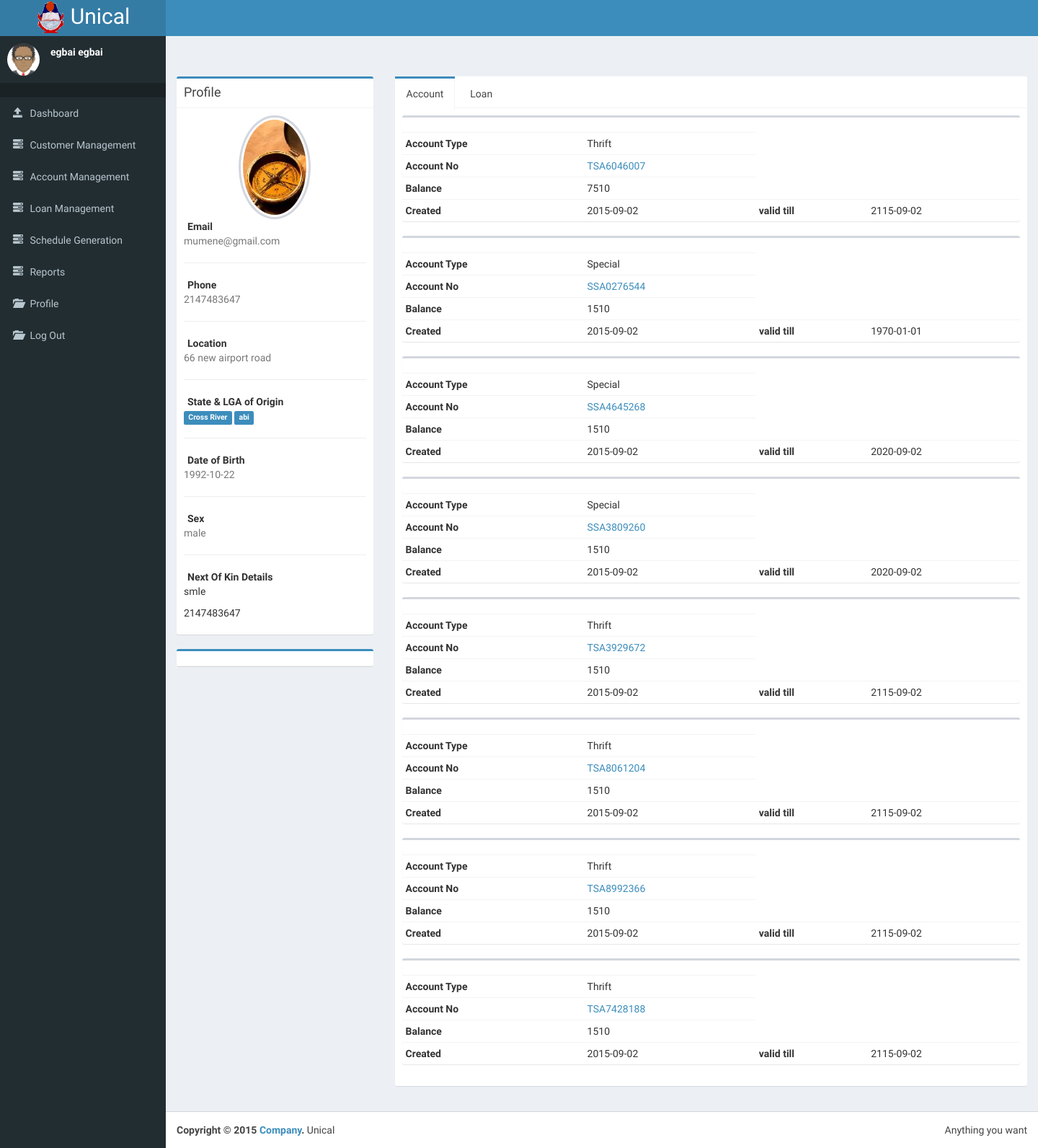
The app's page /teller/index.php?page=../profile_search&id=5 (signed in) with its own data.
### tables this page shows
CREATE TABLE IF NOT EXISTS `customer` (
`id` int(11) NOT NULL,
  `middle_name` varchar(30) NOT NULL,
  `dob` date NOT NULL,
  `sex` text NOT NULL,
  `img_url` varchar(196) DEFAULT NULL,
  `faculty` int(11) DEFAULT NULL,
  `dept` int(11) DEFAULT NULL,
  `address` text,
  `phone` int(196) DEFAULT NULL,
  `state` text,
  `lga` text,
  `nok_name` text,
  `n_phone` int(11) DEFAULT NULL,
  `reg_date` date NOT NULL,
  `uname` varchar(124) NOT NULL,
  `pwd` text NOT NULL,
  `priviledge` int(124) NOT NULL,
  `email` varchar(124) DEFAULT NULL,
  `title` varchar(20) DEFAULT NULL,
  `surname` varchar(50) NOT NULL,
  `firstname` varchar(50) NOT NULL,
  `employee_no` varchar(124) DEFAULT NULL
);

CREATE TABLE IF NOT EXISTS `account` (
`id` int(11) NOT NULL,
  `emp_id` varchar(124) NOT NULL,
  `balance` float NOT NULL,
  `acct_type` int(14) NOT NULL,
  `d_opened` date NOT NULL,
  `duration` date NOT NULL,
  `acct_no` varchar(124) NOT NULL,
  `save_amt` float NOT NULL,
  `acct_name` varchar(124) NOT NULL,
  `amt_todate` float DEFAULT NULL,
  `department` int(11) NOT NULL
);

### conf/db_connect.php (called while the page is built, shortened)
<?php
function query($string){
$rs = mysql_query($string) or die(mysql_error());
return $rs;
}
function db_pic($id){
  $result = query("SELECT img_url FROM customer WHERE id='$id'");
  $row = mysql_fetch_array($result);
  $img = $row['img_url'];
  if(empty($img)){
  $img = "avatar.png";
  }
  return $img;
}
function name($id){
  $result = query("SELECT * FROM customer WHERE id='$id'");
  $row = mysql_fetch_array($result);
  $name = $row['surname'] ." " . $row['firstname'];
  return $name;
}
?>

### conf/misc.php (called while the page is built, shortened)
<?php
function classUpdate($string){
$class = " ";
    if(isset($_GET['page'])){
    $page =  $_GET['page'];
    return $class;
}
   return $class;
}
?>

### profile_search.php (the view, shortened to what this page needs)
<?php
$id =$_GET['id'];
$result = query("SELECT * FROM customer WHERE id='$id'");
$row = mysql_fetch_array($result);
$email = $row['email'];
$phone = $row['phone'];
$add = $row['address'];
$state = $row['state'];
$lga = $row['lga'];
$sex = $row['sex'];
$dob = $row['dob'];
$n_phone = $row['n_phone'];
$nok_name = $row['nok_name'];
?>
          <div class="row">
            <div class="col-md-3">
              <div class="box box-primary">
                <div class="box-header with-border">
                  <h3 class="box-title">Profile</h3>
                </div>
                <div class="box-body">
                  <img class="profile-user-img img-responsive img-circle" src="../dist/img/<?php echo db_pic($id); ?>" alt="User profile picture">
                  <strong><i class="fa fa-book margin-r-5"></i>  Email</strong>
                  <p class="text-muted">
                    <?php echo $email; ?>
                  </p>
                  <hr>
                  <strong><i class="fa fa-map-marker margin-r-5"></i> Phone</strong>
                  <p class="text-muted"><?php echo $phone; ?></p>
                  <hr>
                  <strong><i class="fa fa-map-marker margin-r-5"></i> Location</strong>
                  <p class="text-muted"><?php echo $add; ?></p>
                  <hr>
                  <strong><i class="fa fa-pencil margin-r-5"></i> State & LGA of Origin</strong>
                  <p>
                    <span class="label label-primary"><?php echo $state; ?></span>
                    <span class="label label-primary"><?php echo $lga; ?></span>
                  </p>
                  <hr>
                  <strong><i class="fa fa-map-marker margin-r-5"></i> Date of Birth</strong>
                  <p class="text-muted"><?php echo $dob; ?></p>
                  <hr>
                  <strong><i class="fa fa-map-marker margin-r-5"></i> Sex</strong>
                  <p class="text-muted"><?php echo $sex; ?></p>
                  <hr>
        <strong><i class="fa fa-pencil margin-r-5"></i> Next Of Kin Details</strong>
          <p>
            <?php echo $nok_name; ?></p>
          <p><?php echo $n_phone; ?>
          </p>
                </div>
              </div>
              <div class="box box-primary">
                <div class="box-header with-border">
                </div>
              </div>
            </div>
            <div class="col-md-9">
              <div class="nav-tabs-custom">
                <ul class="nav nav-tabs">
                  <li class="active"><a href="#account" data-toggle="tab">Account</a></li>
                  <li><a href="#loan" data-toggle="tab">Loan</a></li>
                </ul>
                <div class="tab-content">
                  <div class="active tab-pane" id="account">
                    <?php
                    $id = $_GET['id'];
                    $result = query("SELECT * FROM account WHERE emp_id='$id'");
                    if(mysql_num_rows($result) < 1){
                    echo "<h2>Account information unavailable</h2>";
                    }
                    else{
                    while ($row = mysql_fetch_array($result)) {
                    $type = $row['acct_type'];
                      $acct_type = "Special";
                    if($type == 1){
                      $acct_type = "Thrift";
                    }
                    $acct_no = $row['acct_no'];
                    $balance = $row['balance'];
                    $d_opened = $row['d_opened'];
                    $duration = $row['duration'];
                    ?>
                    <div class="box">
                      <div class="box-header">
                      </div>
                      <div class="box-body no-padding">
                      <table class="table table-condensed">
                          <tr>
                            <th>Account Type</th>
                            <td><?php echo $acct_type;?></td>
                          </tr>
                          <tr>
                            <th>Account No</th>
                            <td><a href="index.php?page=../dep_witd&id=<?php echo $acct_no; ?>"><?php echo $acct_no; ?></a></td>
                           </tr>
                          <tr>
                            <th>Balance</th>
                            <td><?php echo $balance; ?></td>
                          </tr>
                          <tr>
                            <th>Created</th>
                            <td>
                              <?php echo $d_opened; ?>
                            </td>
                            <th>valid till</th>
                            <td>
                              <?php echo $duration; ?>
                            </td>
                          </tr>
                        </table>
                      </div>
                    </div>
                    <?php
                    }
                    }
                     ?>
                  </div>
                </div>
              </div>
            </div>
          </div>

### teller/index.php (shortened to what this page needs)
<!DOCTYPE html>
<?php
include('../conf/db_connect.php');
include ('../conf/misc.php');
$id = $_SESSION['id'];
?>
<html>
  <head>
    <link rel="stylesheet" href="../bootstrap/css/bootstrap.min.css">
    <link rel="stylesheet" href="../dist/css/AdminLTE.min.css">
        <link rel="stylesheet" href="../arrange.css">
    <link rel="stylesheet" href="../dist/css/skins/skin-blue.min.css">
  </head>
  <body class="hold-transition skin-blue sidebar-mini">
    <div class="wrapper">
      <header class="main-header">
        <a href="index2.html" class="logo">
          <h2 style='margin:0px;'>
          <img src="../dist/img/unical.png" height="50px">
          <span>Unical</span>
          </h2>
        </a>
        <nav class="navbar navbar-static-top" role="navigation">
          <a href="#" class="sidebar-toggle" data-toggle="offcanvas" role="button">
          </a>
        </nav>
      </header>
      <aside class="main-sidebar">
        <section class="sidebar">
          <div class="user-panel">
            <div class="pull-left image">
              <img src="../dist/img/<?php echo db_pic($id); ?>" class="img-circle" alt="User Image">
            </div>
            <div class="pull-left info">
              <p><?php echo name($id); ?></p>
              <a href="#"><i class="fa fa-circle text-success"></i></a>
            </div>
          </div>
          <ul class="sidebar-menu">
            <li class="header"></li>
            <li class="<?php echo classUpdate(""); ?>"><a href="index.php"><i class="glyphicon glyphicon-open"></i> <span>Dashboard</span></a></li>
            <li class="treeview">
              <a href="#"><i class="glyphicon glyphicon-tasks"></i> <span>Customer Management</span> <i class="fa fa-angle-left pull-right"></i></a>
            </li>
            <li class="treeview">
              <a href="#"><i class="glyphicon glyphicon-tasks"></i> <span>Account Management</span> <i class="fa fa-angle-left pull-right"></i></a>
            </li>
            <li class="treeview">
              <a href="#"><i class="glyphicon glyphicon-tasks"></i> <span>Loan Management</span> <i class="fa fa-angle-left pull-right"></i></a>
            </li>
            <li class="treeview">
              <a href="#"><i class="glyphicon glyphicon-tasks"></i> <span>Schedule Generation</span> <i class="fa fa-angle-left pull-right"></i></a>
            </li>
            <li class="treeview">
              <a href="#"><i class="glyphicon glyphicon-tasks"></i> <span>Reports</span> <i class="fa fa-angle-left pull-right"></i></a>
            </li>
            <li><a href="index.php?page=profile"><i class="glyphicon glyphicon-folder-open"></i> <span>Profile</span></a></li>
                      <li><a href="../logout.php"><i class="glyphicon glyphicon-folder-open"></i> <span>Log Out</span></a></li>
                      </ul>
        </section>
      </aside>
      <div class="content-wrapper">
        <section class="content-header">
          <h1>
          </h1>
                </section>
        <section class="content">
          <?php
      $page = '';
          if (!empty($_GET['page'])) {
          $page .= $_GET['page'] . '.php';
          include($page);
          }
      else{
      include('../dashboard.php');
      }
      ?>
        </section>
      </div>
      <footer class="main-footer">
        <div class="pull-right hidden-xs">
          Anything you want
        </div>
        <strong>Copyright &copy; 2015 <a href="#">Company</a>.</strong> Unical
      </footer>
    </div>
  </body>
</html>

### records on screen
customer: name($id) "egbai egbai"
customer: img_url (picture), email "mumene@gmail.com", phone "2147483647", address "66 new airport road", state "Cross River", lga "abi", dob "1992-10-22", sex "male", nok_name "smle", n_phone "2147483647"
account: acct_type "Thrift", acct_no "TSA6046007", balance "7510", d_opened "2015-09-02", duration "2115-09-02"
account: acct_type "Special", acct_no "SSA0276544", balance "1510", d_opened "2015-09-02", duration "1970-01-01"
account: acct_type "Special", acct_no "SSA4645268", balance "1510", d_opened "2015-09-02", duration "2020-09-02"
account: acct_type "Special", acct_no "SSA3809260", balance "1510", d_opened "2015-09-02", duration "2020-09-02"
account: acct_type "Thrift", acct_no "TSA3929672", balance "1510", d_opened "2015-09-02", duration "2115-09-02"
account: acct_type "Thrift", acct_no "TSA8061204", balance "1510", d_opened "2015-09-02", duration "2115-09-02"
account: acct_type "Thrift", acct_no "TSA8992366", balance "1510", d_opened "2015-09-02", duration "2115-09-02"
account: acct_type "Thrift", acct_no "TSA7428188", balance "1510", d_opened "2015-09-02", duration "2115-09-02"
